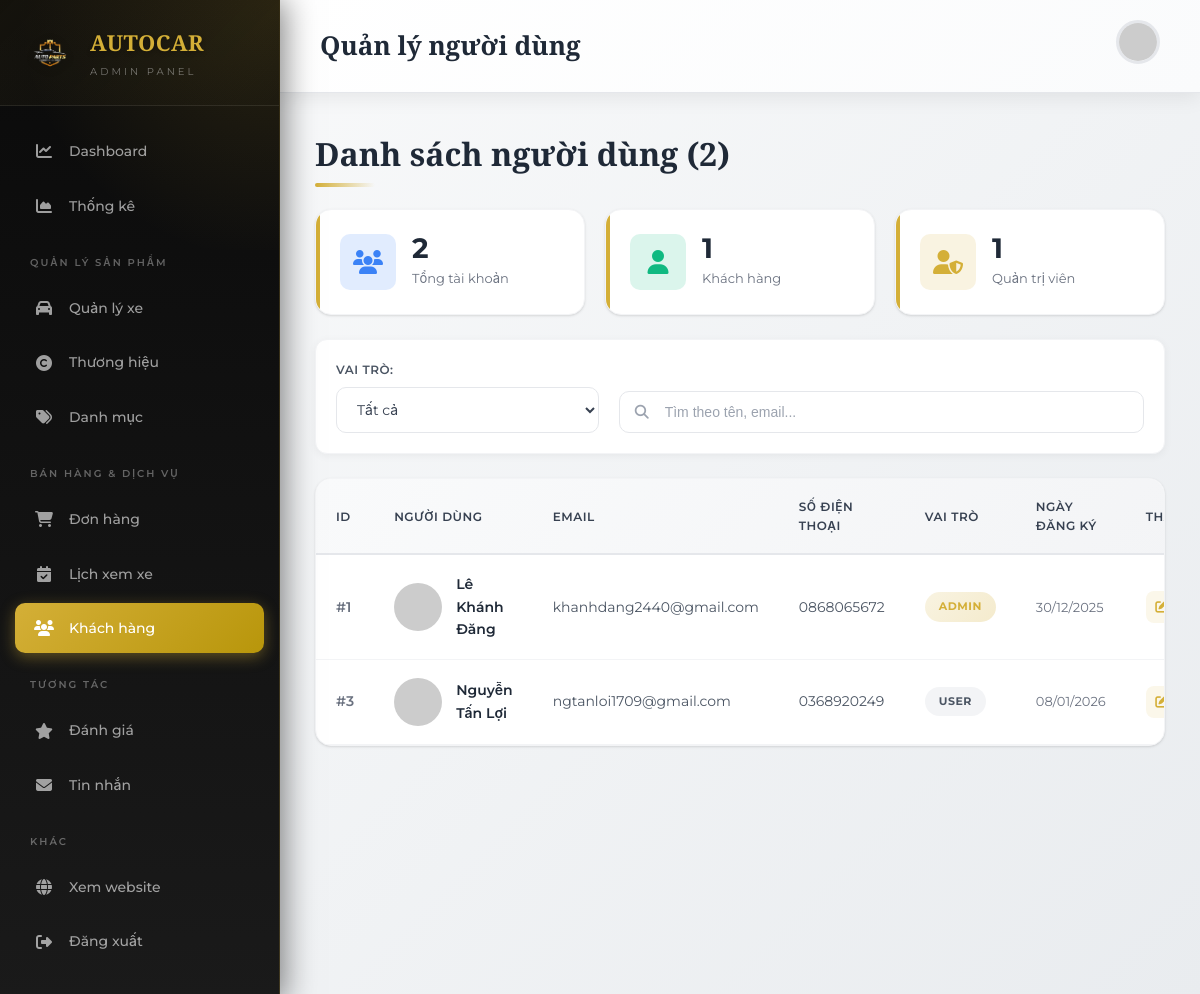
Page /admin/users (signed in) on the committed database.
### tables this page shows
CREATE TABLE `users` (
  `id` int(11) NOT NULL,
  `username` varchar(100) NOT NULL,
  `email` varchar(100) NOT NULL,
  `password` varchar(255) NOT NULL,
  `full_name` varchar(255) DEFAULT NULL,
  `phone` varchar(20) DEFAULT NULL,
  `address` text DEFAULT NULL,
  `avatar` varchar(255) DEFAULT NULL,
  `remember_token` varchar(100) DEFAULT NULL,
  `role` enum('user','admin') DEFAULT 'user',
  `status` tinyint(1) DEFAULT 1,
  `created_at` timestamp NOT NULL DEFAULT current_timestamp()
);

### config/config.php (called while the page is built, shortened)
<?php
return [
    'db' => [
        'host'     => 'localhost',
        'dbname'   => 'banxeoto',
        'username' => 'root',
        'password' => '',
        'charset'  => 'utf8mb4'
    ]
];

### config/database.php (called while the page is built, shortened)
<?php
class Database
{
    private static $instance = null;
    private $conn;
    private function __construct()
    {
        $config = require __DIR__ . '/config.php';
        $db = $config['db'];
        try {
            $dsn = "mysql:host={$db['host']};dbname={$db['dbname']};charset={$db['charset']}";
            $this->conn = new PDO($dsn, $db['username'], $db['password']);
            $this->conn->setAttribute(PDO::ATTR_ERRMODE, PDO::ERRMODE_EXCEPTION);
            $this->conn->setAttribute(PDO::ATTR_DEFAULT_FETCH_MODE, PDO::FETCH_ASSOC);
        } catch (PDOException $e) {
            die("Lỗi kết nối CSDL: " . $e->getMessage());
        }
    }
    public static function getInstance()
    {
        if (self::$instance === null) {
            self::$instance = new Database();
        }
        return self::$instance;
    }
    public function getConnection()
    {
        $this->ping();
        return $this->conn;
    }
    private function ping()
    {
        try {
            $this->conn->query('SELECT 1');
        } catch (PDOException $e) {
            $this->reconnect();
        }
    }
}

### app/models/BaseModel.php (called while the page is built, shortened)
<?php
require_once __DIR__ . '/../../config/database.php';
class BaseModel
{
    protected $db;
    protected $table;
    public function __construct()
    {
        $this->db = Database::getInstance()->getConnection();
    }
    public function all()
    {
        $stmt = $this->db->prepare("SELECT * FROM {$this->table}");
        try {
            $stmt->execute();
        } catch (PDOException $e) {
            if (
                strpos($e->getMessage(), 'server has gone away') !== false ||
                strpos($e->getMessage(), 'MySQL server has gone away') !== false
            ) {
                $this->db = Database::getInstance()->refreshConnection();
                $stmt = $this->db->prepare("SELECT * FROM {$this->table}");
                $stmt->execute();
            } else {
                throw $e;
            }
        }
        return $stmt->fetchAll();
    }
    public function getAll()
    {
        return $this->all();
    }
}

### app/views/admin/users/list.php (the view, shortened to what this page needs)
<?php
$userModel = new UserModel();
$users = $userModel->getAll();
$totalUsers = count($users);
$adminCount = count(array_filter($users, fn($u) => ($u['role'] ?? 'user') === 'admin'));
$userCount = $totalUsers - $adminCount;
?>
<!DOCTYPE html>
<html lang="vi">
<head>
    <link rel="stylesheet" href="https://cdnjs.cloudflare.com/ajax/libs/font-awesome/6.4.0/css/all.min.css">
    <link rel="stylesheet" href="<?= BASE_URL ?>/assets/css/admin-common.css">
    <link rel="stylesheet" href="<?= BASE_URL ?>/assets/css/admin-users.css">
    <link rel="stylesheet" href="<?= BASE_URL ?>/assets/css/admin-modal.css">
</head>
<body>
    <?php $activePage = 'users'; include __DIR__ . '/../layouts/sidebar.php'; ?>
    <main class="admin-main">
        <header class="admin-header">
            <h1>Quản lý người dùng</h1>
            <div class="header-profile">
                <img src="https://ui-avatars.com/api/?name=Admin&background=D4AF37&color=fff" alt="Admin">
            </div>
        </header>
        <div class="admin-content">
            <div class="page-header">
                <h2>Danh sách người dùng (<?= $totalUsers ?>)</h2>
            </div>
            <div class="stats-row">
                <div class="stat-card">
                    <div class="stat-icon blue"><i class="fas fa-users"></i></div>
                    <div class="stat-info">
                        <h3><?= $totalUsers ?></h3>
                        <p>Tổng tài khoản</p>
                    </div>
                </div>
                <div class="stat-card">
                    <div class="stat-icon green"><i class="fas fa-user"></i></div>
                    <div class="stat-info">
                        <h3><?= $userCount ?></h3>
                        <p>Khách hàng</p>
                    </div>
                </div>
                <div class="stat-card">
                    <div class="stat-icon gold"><i class="fas fa-user-shield"></i></div>
                    <div class="stat-info">
                        <h3><?= $adminCount ?></h3>
                        <p>Quản trị viên</p>
                    </div>
                </div>
            </div>
            <div class="filters-bar">
                <div class="filter-group">
                    <label>Vai trò:</label>
                    <select id="filterRole">
                        <option value="">Tất cả</option>
                    </select>
                </div>
                <div class="filter-search">
                    <i class="fas fa-search"></i>
                    <input type="text" id="searchUser" placeholder="Tìm theo tên, email...">
                </div>
            </div>
            <?php if ($totalUsers === 0): ?>
            <div class="empty-state">
                <div class="empty-icon">
                    <i class="fas fa-users"></i>
                </div>
                <h3>Chưa có người dùng nào</h3>
                <p>Bắt đầu thêm người dùng mới.</p>
                <button class="btn-primary" onclick="openAddModal()">
                    <i class="fas fa-user-plus"></i> Thêm người dùng đầu tiên
                </button>
            </div>
            <?php else: ?>
            <div class="card">
                <table class="users-table">
                    <thead>
                        <tr>
                            <th>ID</th>
                            <th>Người dùng</th>
                            <th>Email</th>
                            <th>Số điện thoại</th>
                            <th>Vai trò</th>
                            <th>Ngày đăng ký</th>
                            <th>Thao tác</th>
                        </tr>
                    </thead>
                    <tbody>
                        <?php foreach ($users as $user): ?>
                        <tr data-role="<?= $user['role'] ?? 'user' ?>">
                            <td><span class="user-id">#<?= $user['id'] ?></span></td>
                            <td>
                                <div class="user-info">
                                    <img src="<?= $user['avatar'] ?: 'https://ui-avatars.com/api/?name=' . urlencode($user['full_name'] ?? 'User') . '&background=D4AF37&color=fff' ?>" alt="">
                                    <div class="user-info-text">
                                        <h4><?= htmlspecialchars($user['full_name'] ?? 'Chưa đặt tên') ?></h4>
                                    </div>
                                </div>
                            </td>
                            <td><span class="user-email"><?= htmlspecialchars($user['email']) ?></span></td>
                            <td><span class="user-phone"><?= htmlspecialchars($user['phone'] ?? 'Chưa cập nhật') ?></span></td>
                            <td>
                                <span class="user-role <?= $user['role'] ?? 'user' ?>">
                                    <?= ($user['role'] ?? 'user') === 'admin' ? 'Admin' : 'User' ?>
                                </span>
                            </td>
                            <td><span class="user-date"><?= date('d/m/Y', strtotime($user['created_at'])) ?></span></td>
                            <td>
                                <div class="action-btns">
                                    <button class="action-btn edit" title="Sửa" onclick="openEditModal(<?= htmlspecialchars(json_encode($user)) ?>)">
                                        <i class="fas fa-edit"></i>
                                    </button>
                                </div>
                            </td>
                        </tr>
                        <?php endforeach; ?>
                    </tbody>
                </table>
            </div>
            <?php endif; ?>
        </div>
    </main>
</body>
</html>

### assets/css/admin-users.css (style rules this page uses)
.filters-bar { display: flex; gap: 20px; margin-bottom: 24px; flex-wrap: wrap; align-items: flex-end; }
.filter-group { flex: 1; min-width: 200px; }
.filter-group label { display: block; font-size: 12px; font-weight: 600; color: var(--gray-600); margin-bottom: 8px; text-transform: uppercase; letter-spacing: 0.5px; }
.filter-group select { width: 100%; padding: 12px 16px; border: 1px solid var(--gray-200); border-radius: var(--radius); font-size: 14px; color: var(--gray-700); background: #fff; cursor: pointer; transition: all 0.3s ease; }
.filter-search { flex: 2; min-width: 300px; position: relative; }
.filter-search i { position: absolute; left: 16px; top: 50%; transform: translateY(-50%); color: var(--gray-400); }
.filter-search input { width: 100%; padding: 12px 16px 12px 45px; border: 1px solid var(--gray-200); border-radius: var(--radius); font-size: 14px; transition: all 0.3s ease; }
.users-table { width: 100%; border-collapse: collapse; }
.users-table thead { background: linear-gradient(135deg, var(--gray-50) 0%, var(--gray-100) 100%); }
.users-table th { padding: 18px 20px; text-align: left; font-weight: 600; color: var(--gray-700); font-size: 12px; text-transform: uppercase; letter-spacing: 0.5px; border-bottom: 2px solid var(--gray-200); }
.users-table td { padding: 18px 20px; border-bottom: 1px solid var(--gray-100); font-size: 14px; vertical-align: middle; }
.users-table tbody tr { transition: all 0.3s ease; }
.user-info { display: flex; align-items: center; gap: 14px; }
.user-info img { width: 48px; height: 48px; border-radius: 50%; object-fit: cover; flex-shrink: 0; }
.user-info-text h4 { font-size: 14px; font-weight: 600; color: var(--gray-800); margin: 0; }
.user-id { font-weight: 600; color: var(--gray-500); }
.user-email { color: var(--gray-600); }
.user-phone { color: var(--gray-600); }
.user-date { color: var(--gray-500); font-size: 13px; }
.user-role { padding: 6px 14px; border-radius: 20px; font-size: 11px; font-weight: 700; text-transform: uppercase; letter-spacing: 0.5px; display: inline-block; }
.user-role.admin { background: linear-gradient(135deg, rgba(212, 175, 55, 0.15) 0%, rgba(212, 175, 55, 0.25) 100%); color: var(--primary); }
.user-role.user { background: var(--gray-100); color: var(--gray-600); }

### rows in the picture
users: id "1", full_name "Lê Khánh Đăng", email "khanhdang2440@gmail.com", phone "0868065672", role "ADMIN", created_at "30/12/2025"
users: id "3", full_name "Nguyễn Tấn Lợi", email "ngtanloi1709@gmail.com", phone "0368920249", role "USER", created_at "08/01/2026"

### other values in the picture
$totalUsers "2"
$userCount "1"
$adminCount "1"
